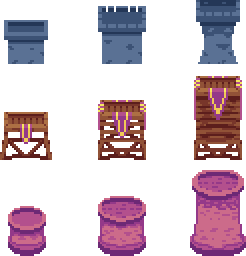
#> input picture games/BastionTD/assets/assets/towers.png, 123 x 128 px, found by its file name (shown 2 times larger)
$ python sprite_extractor.py assets/towers.png --rows 3 --cols 3
#> lines starting #> are read from the running program, lines starting #| are printed output that depends on the picture; after the words box and inside, x2 and y2 are one past the last pixel; in counts of white or black regions, pixels touching at a corner belong together
#!/usr/bin/env python3
"""
sprite_extractor.py — Production-grade spritesheet slicer for BastionTD.

Extracts individual sprites from spritesheets using either manual grid
dimensions or automatic boundary detection via alpha-channel analysis.

Usage:
    # Grid mode — you know the layout
    python sprite_extractor.py assets/towers.png --rows 3 --cols 3

    # Auto-detect mode — let the tool find sprites
    python sprite_extractor.py assets/props.png --auto

    # Custom output directory and naming
    python sprite_extractor.py assets/tileset1.png --rows 14 --cols 27 \\
        --output extracted/tiles --name "tile_{row}_{col}"

    # As a library
    from sprite_extractor import SpriteExtractor, ExtractionConfig
    ext = SpriteExtractor()
    result = ext.extract("sheet.png", ExtractionConfig(mode="auto"))

Requires: Pillow (pip install Pillow)
"""

from __future__ import annotations

import argparse
import json
import logging
import os
import sys
import time
from collections import deque
from dataclasses import dataclass, field
from pathlib import Path
from typing import Optional

try:
    from PIL import Image
except ImportError:
    sys.exit(
        "Pillow is required.  Install with:  pip install Pillow\n"
        "  (pygame.image cannot write individual PNGs with alpha easily)"
    )

# ---------------------------------------------------------------------------
# Logging
# ---------------------------------------------------------------------------
LOG_FMT = "[%(levelname)s] %(message)s"
logging.basicConfig(format=LOG_FMT, level=logging.INFO)
log = logging.getLogger("sprite_extractor")


# ---------------------------------------------------------------------------
# Data structures
# ---------------------------------------------------------------------------
@dataclass
class ExtractionConfig:
    """Controls how sprites are extracted from a sheet.

    Attributes:
        mode:               "grid" for manual rows/cols, "auto" for boundary
                            detection, "smart_grid" to auto-detect grid size.
        rows:               Number of rows (grid mode only).
        cols:               Number of columns (grid mode only).
        output_dir:         Where extracted PNGs are saved.
        name_pattern:       Naming template. Supported tokens:
                            {row}, {col}, {index}, {sheet}.
        alpha_threshold:    Minimum alpha value (0-255) to consider a pixel
                            non-transparent during auto-detection.
        gap_merge:          In auto mode, merge bounding boxes that are
                            within this many pixels of each other.
        trim:               Trim transparent edges from each extracted sprite.
        min_sprite_area:    Ignore detected regions smaller than this
                            (area in pixels). Filters noise.
        preserve_padding:   Keep 1px transparent border around each sprite.
        skip_empty:         Skip grid cells that contain no opaque pixels.
    """

    mode: str = "grid"
    rows: int = 1
    cols: int = 1
    output_dir: str = "extracted"
    name_pattern: str = "sprite_{row}_{col}"
    alpha_threshold: int = 10
    gap_merge: int = 1
    trim: bool = False
    min_sprite_area: int = 4
    preserve_padding: bool = False
    skip_empty: bool = True


@dataclass
class SpriteInfo:
    """Metadata for a single extracted sprite."""

    filename: str
    x: int
    y: int
    width: int
    height: int
    row: int = 0
    col: int = 0
    index: int = 0
    is_empty: bool = False
    file_size_bytes: int = 0


@dataclass
class ExtractionResult:
    """Summary returned after extraction completes."""

    source: str
    total_extracted: int
    skipped_empty: int
    warnings: list[str] = field(default_factory=list)
    sprites: list[SpriteInfo] = field(default_factory=list)
    elapsed_seconds: float = 0.0
    metadata_path: str = ""


# ---------------------------------------------------------------------------
# Core extractor
# ---------------------------------------------------------------------------
class SpriteExtractor:
    """Extracts individual sprites from a spritesheet image."""

    def extract(
        self,
        image_path: str | Path,
        config: ExtractionConfig | None = None,
    ) -> ExtractionResult:
        """Main entry point. Load sheet, extract sprites, save, return report.

        Args:
            image_path: Path to the spritesheet PNG/JPEG/WebP.
            config:     Extraction configuration (uses defaults if None).

        Returns:
            ExtractionResult with per-sprite metadata and summary stats.

        Raises:
            FileNotFoundError: If image_path does not exist.
            ValueError:        If the image cannot be opened or config is invalid.
        """
#> called with image_path = 'assets/towers.png'
        config = config or ExtractionConfig()
        image_path = Path(image_path)
        t0 = time.perf_counter()

        # -- Validate input ------------------------------------------------
        if not image_path.exists():
            raise FileNotFoundError(f"Spritesheet not found: {image_path}")

        try:
            sheet = Image.open(image_path).convert("RGBA")
#> sheet is the input picture: PIL image 123x128 RGBA; mean R, G, B, A 47.4, 29.1, 39, 91.8
        except Exception as exc:
            raise ValueError(f"Cannot open image {image_path}: {exc}") from exc

        log.info(
            "Loaded %s  (%dx%d, %s)",
            image_path.name,
            sheet.width,
            sheet.height,
            sheet.mode,
        )

        # -- Prepare output dir --------------------------------------------
        out_dir = Path(config.output_dir)
        out_dir.mkdir(parents=True, exist_ok=True)

        # -- Dispatch to extraction strategy --------------------------------
        if config.mode == "auto":
            regions = self._detect_auto(sheet, config)
        elif config.mode == "smart_grid":
            rows, cols, cell_w, cell_h = self._detect_grid_size(sheet, config)
            log.info(
                "Smart grid detected: %d rows x %d cols  (cell %dx%d)",
                rows, cols, cell_w, cell_h,
            )
            config.rows, config.cols = rows, cols
            regions = self._grid_regions(sheet, config)
        else:
            regions = self._grid_regions(sheet, config)

        # -- Extract and save each region ----------------------------------
        sheet_stem = image_path.stem
        sprites: list[SpriteInfo] = []
        skipped = 0
        warnings: list[str] = []

        for idx, (x, y, w, h, row, col) in enumerate(regions):
            # Crop the region
            crop = sheet.crop((x, y, x + w, y + h))

            # Empty check
            if config.skip_empty and self._is_empty(crop, config.alpha_threshold):
                skipped += 1
                log.debug("Skipped empty cell row=%d col=%d", row, col)
                continue

            # Trim transparent edges
            if config.trim:
                crop = self._trim_transparent(crop, config.alpha_threshold)
                if crop is None:
                    skipped += 1
                    continue
                w, h = crop.size

            # Padding
            if config.preserve_padding:
                padded = Image.new("RGBA", (w + 2, h + 2), (0, 0, 0, 0))
                padded.paste(crop, (1, 1))
                crop = padded
                w, h = crop.size

            # Build filename
            name = config.name_pattern.format(
                row=row, col=col, index=idx, sheet=sheet_stem,
            )
            if not name.endswith(".png"):
                name += ".png"
            out_path = out_dir / name

            crop.save(out_path, "PNG")
            fsize = out_path.stat().st_size

            sprites.append(
                SpriteInfo(
                    filename=name,
                    x=x, y=y, width=w, height=h,
                    row=row, col=col, index=idx,
                    file_size_bytes=fsize,
                )
            )

        # -- Metadata JSON -------------------------------------------------
        meta_path = out_dir / "metadata.json"
        meta = {
            "source": str(image_path),
            "source_size": [sheet.width, sheet.height],
            "extraction_mode": config.mode,
            "total_sprites": len(sprites),
            "skipped_empty": skipped,
            "sprites": [
                {
                    "file": s.filename,
                    "x": s.x, "y": s.y,
                    "w": s.width, "h": s.height,
                    "row": s.row, "col": s.col,
                }
                for s in sprites
            ],
        }
        meta_path.write_text(json.dumps(meta, indent=2))

        elapsed = time.perf_counter() - t0
        log.info(
            "Done: %d sprites extracted, %d empty skipped  (%.2fs)",
            len(sprites), skipped, elapsed,
        )

        return ExtractionResult(
            source=str(image_path),
            total_extracted=len(sprites),
            skipped_empty=skipped,
            warnings=warnings,
            sprites=sprites,
            elapsed_seconds=elapsed,
            metadata_path=str(meta_path),
        )

    # ------------------------------------------------------------------
    # Grid-based extraction
    # ------------------------------------------------------------------
    def _grid_regions(
        self, sheet: Image.Image, config: ExtractionConfig,
    ) -> list[tuple[int, int, int, int, int, int]]:
        """Divide the sheet into a uniform grid of (rows x cols) cells.

        Returns list of (x, y, w, h, row, col) tuples.
        """
        cell_w = sheet.width // config.cols
#> cell_w = 41
        cell_h = sheet.height // config.rows
#> cell_h = 42

        if cell_w == 0 or cell_h == 0:
            raise ValueError(
                f"Grid {config.rows}x{config.cols} produces zero-size cells "
                f"for image {sheet.width}x{sheet.height}"
            )

        # Warn if there is a remainder (sheet doesn't divide evenly)
        rem_x = sheet.width % config.cols
#> rem_x = 0
        rem_y = sheet.height % config.rows
#> rem_y = 2
        if rem_x or rem_y:
            log.warning(
                "Sheet %dx%d does not divide evenly into %dx%d grid "
                "(remainder %dx%d px — rightmost/bottom cells may be partial)",
                sheet.width, sheet.height,
                config.cols, config.rows,
                rem_x, rem_y,
            )

        regions = []
        for r in range(config.rows):
            for c in range(config.cols):
                x = c * cell_w
                y = r * cell_h
                regions.append((x, y, cell_w, cell_h, r, c))
        return regions

    # ------------------------------------------------------------------
    # Automatic boundary detection
    # ------------------------------------------------------------------
    # [146 lines left out: functions _detect_auto, _detect_grid_size, not called in this run]

    # ------------------------------------------------------------------
    # Helpers
    # ------------------------------------------------------------------
    @staticmethod
    def _is_empty(img: Image.Image, threshold: int) -> bool:
        """True if every pixel in img has alpha <= threshold."""
        alpha = img.split()[3]
        return alpha.getextrema()[1] <= threshold

    # [91 lines left out: functions _trim_transparent, _merge_boxes, _assign_grid_positions, not called in this run]


# ---------------------------------------------------------------------------
# CLI
# ---------------------------------------------------------------------------
def build_parser() -> argparse.ArgumentParser:
    p = argparse.ArgumentParser(
        description="Extract individual sprites from a spritesheet.",
        formatter_class=argparse.RawDescriptionHelpFormatter,
        epilog="""
Examples:
  # 3x3 grid extraction
  python sprite_extractor.py towers.png --rows 3 --cols 3

  # Auto-detect sprites by transparency
  python sprite_extractor.py props.png --auto

  # Smart grid detection (finds gutters automatically)
  python sprite_extractor.py tileset1.png --smart-grid

  # Trim + custom naming
  python sprite_extractor.py chars.png --auto --trim --name "enemy_{index}"
        """,
    )
    p.add_argument("image", help="Path to the spritesheet image")
    p.add_argument("-o", "--output", default=None, help="Output directory")
    p.add_argument("--rows", type=int, default=0, help="Grid rows (grid mode)")
    p.add_argument("--cols", type=int, default=0, help="Grid columns (grid mode)")
    p.add_argument("--auto", action="store_true", help="Auto-detect sprite boundaries")
    p.add_argument("--smart-grid", action="store_true", help="Auto-detect grid layout")
    p.add_argument("--trim", action="store_true", help="Trim transparent edges")
    p.add_argument("--padding", action="store_true", help="Add 1px transparent border")
    p.add_argument("--name", default="sprite_{row}_{col}", help="Naming pattern")
    p.add_argument("--threshold", type=int, default=10, help="Alpha threshold (0-255)")
    p.add_argument("--gap", type=int, default=1, help="Merge gap for auto mode (px)")
    p.add_argument("--min-area", type=int, default=4, help="Min sprite area (px)")
    p.add_argument("-v", "--verbose", action="store_true", help="Debug logging")
    return p


def main() -> None:
    parser = build_parser()
    args = parser.parse_args()

    if args.verbose:
        log.setLevel(logging.DEBUG)

    # Determine mode
    if args.auto:
        mode = "auto"
    elif args.smart_grid:
        mode = "smart_grid"
    elif args.rows > 0 and args.cols > 0:
        mode = "grid"
    else:
        parser.error(
            "Specify extraction mode: --rows R --cols C, --auto, or --smart-grid"
        )
        return  # unreachable, but satisfies type checker

    # Default output dir: extracted/<sheet_stem>/
    image_path = Path(args.image)
    output = args.output or str(Path("extracted") / image_path.stem)

    config = ExtractionConfig(
        mode=mode,
        rows=args.rows if args.rows > 0 else 1,
        cols=args.cols if args.cols > 0 else 1,
        output_dir=output,
        name_pattern=args.name,
        alpha_threshold=args.threshold,
        gap_merge=args.gap,
        trim=args.trim,
        preserve_padding=args.padding,
        min_sprite_area=args.min_area,
    )

    ext = SpriteExtractor()
    result = ext.extract(args.image, config)
#> in extract, `regions = self._grid_regions(sheet, config)`: regions = [(0, 0, 41, 42, 0, 0), (41, 0, 41, 42, 0, 1), (82, 0, 41, 42, 0, 2), (0, 42, 41, 42, 1, 0), (41, 42, 41, 42, 1, 1), (82, 42, 41, 42, 1, 2), (0, 84, 41, 42, 2, 0), (41, 84, 41, 42, 2, 1), (82, 84, 41, 42, 2, 2)]
#> the loop in extract, `for idx, (x, y, w, h, row, col) in enumerate(regions):` made 1 pass
#> pass 1, in extract, `crop = sheet.crop((x, y, x + w, y + h))`:
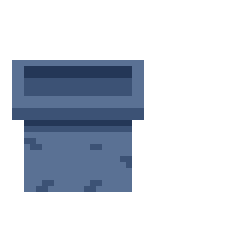
#> crop: PIL image 41x42 RGBA (shown 6 times larger); mean R, G, B, A 18.8, 24.4, 33.2, 64.6; transparent parts drawn white
#> pass 1, in _is_empty, `alpha = img.split()[3]`:
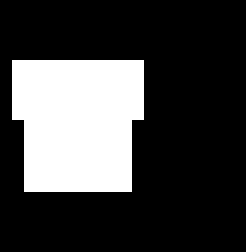
#> alpha: PIL image 41x42 L (shown 6 times larger); 25.3% white; 1 white region, box (x1, y1, x2, y2) and area: (2, 10, 24, 32) 436
#> after the loop in extract, `for idx, (x, y, w, h, row, col) in enumerate(regions):`: skipped = 0; sprites = []

    # Summary
    print(f"\n{'='*50}")
    print(f"  Source:     {result.source}")
    print(f"  Extracted:  {result.total_extracted} sprites")
    print(f"  Skipped:    {result.skipped_empty} empty cells")
    print(f"  Time:       {result.elapsed_seconds:.3f}s")
    print(f"  Metadata:   {result.metadata_path}")
    if result.warnings:
        print(f"  Warnings:   {len(result.warnings)}")
        for w in result.warnings:
            print(f"    - {w}")
    print(f"{'='*50}")


# ---------------------------------------------------------------------------
# BastionTD preset configs — run these to extract all game assets
# ---------------------------------------------------------------------------
BASTION_PRESETS: dict[str, ExtractionConfig] = {
    "tileset1": ExtractionConfig(
        mode="smart_grid",
        output_dir="assets/extracted/tileset1",
        name_pattern="tile_{row}_{col}",
    ),
    "towers": ExtractionConfig(
        mode="auto",
        output_dir="assets/extracted/towers",
        name_pattern="tower_{row}_{col}",
        gap_merge=2,
        trim=True,
    ),
    "characters": ExtractionConfig(
        mode="auto",
        output_dir="assets/extracted/characters",
        name_pattern="char_{index}",
        trim=True,
    ),
    "props": ExtractionConfig(
        mode="auto",
        output_dir="assets/extracted/props",
        name_pattern="prop_{row}_{col}",
        gap_merge=2,
        trim=True,
    ),
    "ui": ExtractionConfig(
        mode="auto",
        output_dir="assets/extracted/ui",
        name_pattern="ui_{row}_{col}",
        gap_merge=1,
        trim=True,
    ),
}


# [21 lines left out: function extract_all_bastion, not called in this run]


if __name__ == "__main__":
#> (the run stopped early here; a loop or call above may not have finished)

$ run again, with games/BastionTD/assets/assets/ui.png copied over games/BastionTD/assets/assets/towers.png
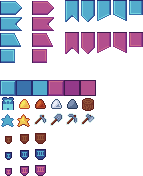
#> input picture games/BastionTD/assets/assets/ui.png, 143 x 176 px, found by its file name
#> in extract, sheet is the input picture: PIL image 143x176 RGBA; mean R, G, B, A 37.7, 33.7, 47.2, 80.3
#> in extract, `regions = self._grid_regions(sheet, config)`: regions = [(0, 0, 47, 58, 0, 0), (47, 0, 47, 58, 0, 1), (94, 0, 47, 58, 0, 2), (0, 58, 47, 58, 1, 0), (47, 58, 47, 58, 1, 1), (94, 58, 47, 58, 1, 2), (0, 116, 47, 58, 2, 0), (47, 116, 47, 58, 2, 1), (94, 116, 47, 58, 2, 2)]
#> the loop in extract, `for idx, (x, y, w, h, row, col) in enumerate(regions):` made 1 pass
#> pass 1, in extract, `crop = sheet.crop((x, y, x + w, y + h))`:
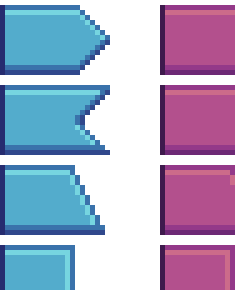
#> crop: PIL image 47x58 RGBA (shown 5 times larger); mean R, G, B, A 72.8, 72, 102.5, 158.2; transparent parts drawn white
#> pass 1, in _is_empty, `alpha = img.split()[3]`:
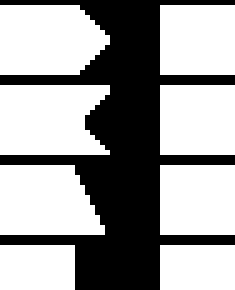
#> alpha: PIL image 47x58 L (shown 5 times larger); 62% white; 1 black region, box (x1, y1, x2, y2) and area: (0, 0, 47, 58) 1035
#> after the loop in extract, `for idx, (x, y, w, h, row, col) in enumerate(regions):`: skipped = 0; sprites = []
